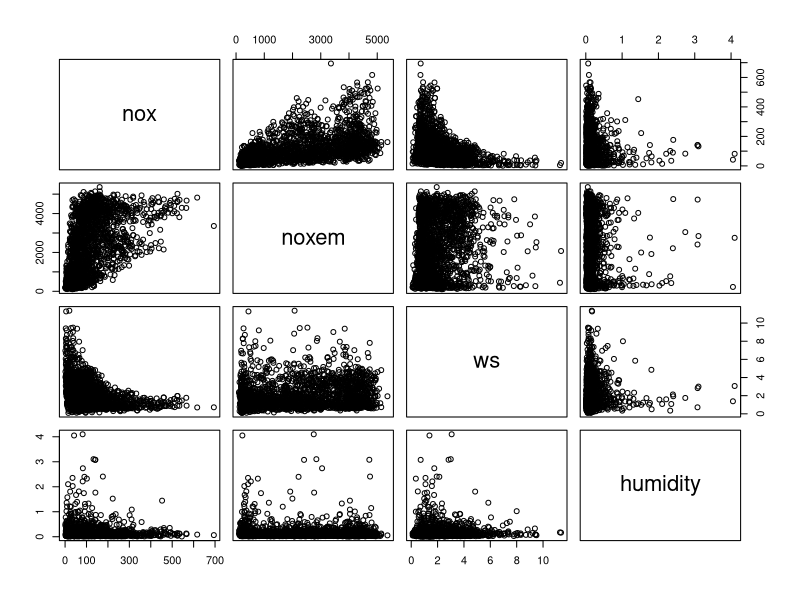
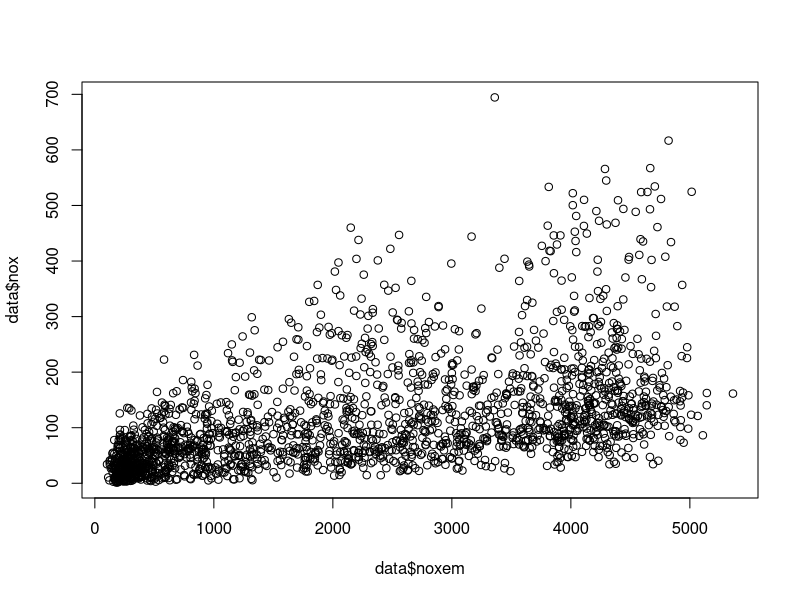
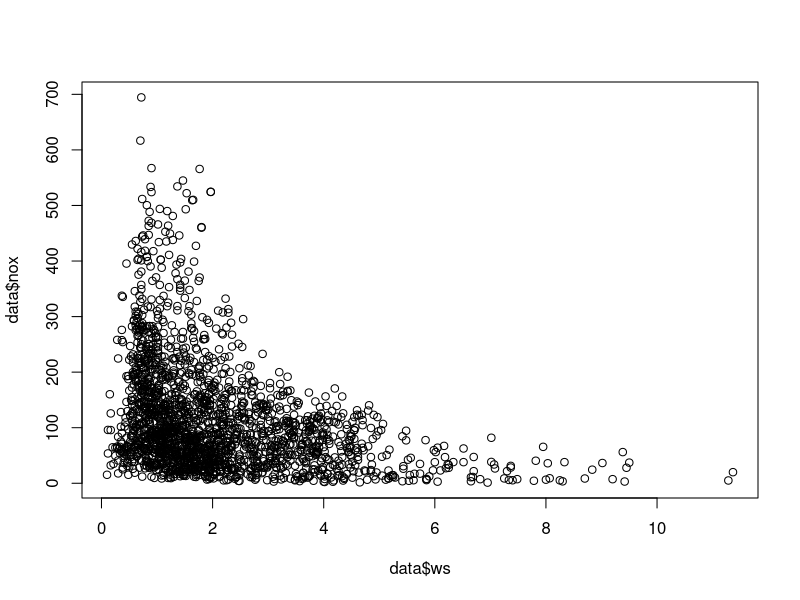
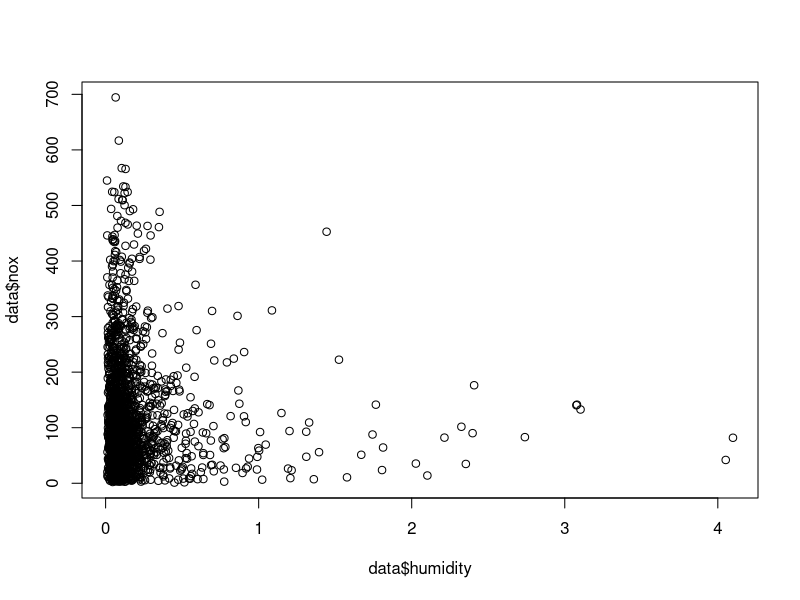
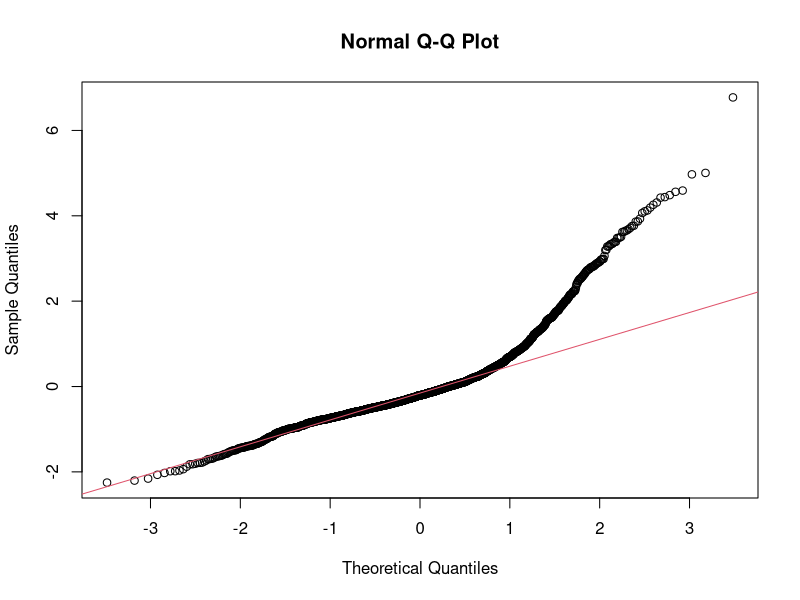
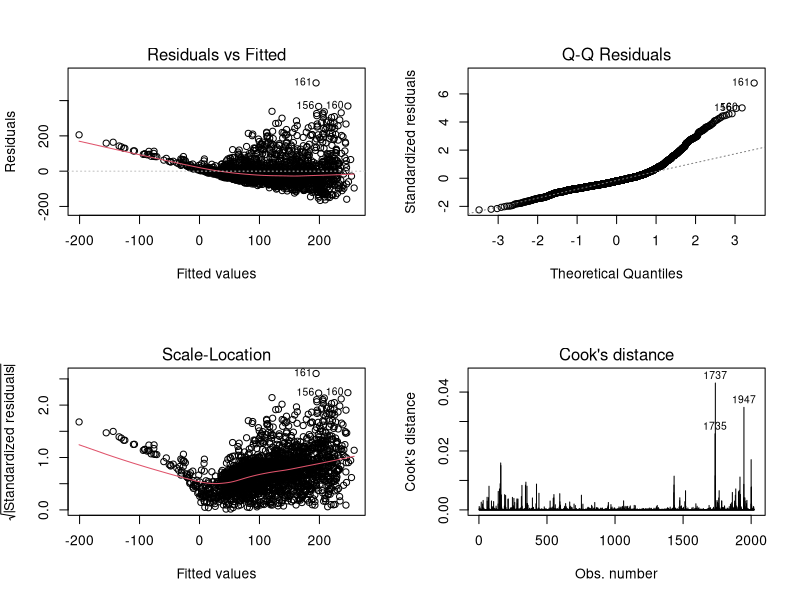
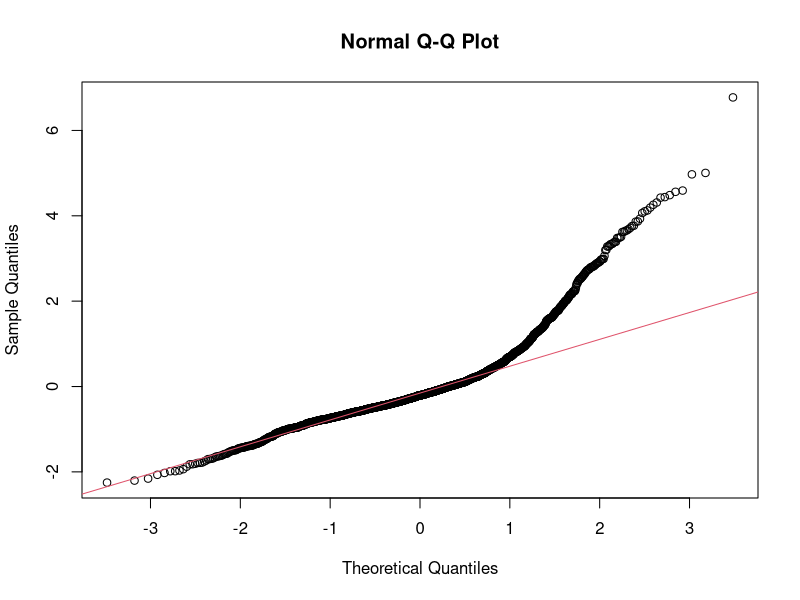
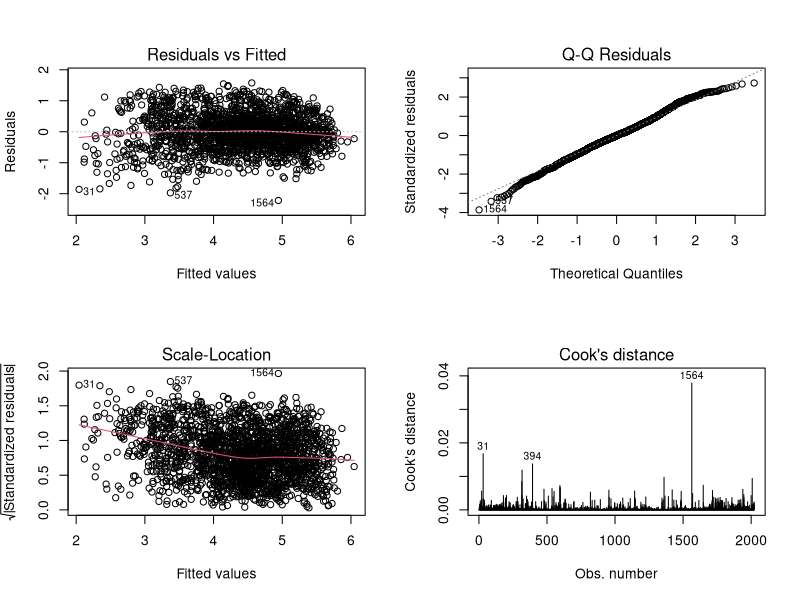

R code for these plots, in order: (Note: this script raises an error after producing the figures.)
# Statistical Data and Analysis - ICA.
#install.packages("robustbase")
library(robustbase)
# Plot the standard lin model plots
lmsum <- function(lm) {
  # Some analytics plots
  par(mfrow=c(2,2))
  plot(lm, which=c(1,2,3,4), ask=FALSE)
  par(mfrow=c(1,1))
}

# Plots important of Pairs of variables
summaryplots <- function(data) {
  # Initial Matrix plot of all variables.
  pairs(data)
  
  plot(data$noxem,data$nox)
  plot(data$ws,data$nox)
  plot(data$humidity,data$nox)
} 

summarisemodel <- function(lm) {
  # Get the residuals from the data
  summary(lm)
  
  nox.res <-residuals(nox.fit);
  nox.stdres <- rstandard(nox.fit);
  
  # Plotting QQ plot of standardised Residuals
  qqnorm(nox.stdres);
  qqline(nox.stdres, col = 2);
  
  lmsum(lm)
}

# Import the data:
data <- read.table('emissionssw.dat', header = T)
summaryplots(data)

### Multivariate Linear Regression ### 
X = as.matrix(data[,c('noxem','ws','humidity')]);
Y = as.matrix(data[,'nox']);

# Simple linear case
nox.fit <- lm(nox ~ noxem + ws + humidity, data=data);
summarisemodel(nox.fit)
summary(nox.fit)

# Try some log models
logdata = log(data)

# Simple log
log.fit <- lm(nox ~ noxem + ws + humidity, data=logdata);
summarisemodel(log.fit)
summary(log.fit) 
anova(lm(nox ~ noxem + ws -1, data=logdata), log.fit)
log.fit_2 <-lm(nox ~ noxem + ws -1, data=logdata);
summarisemodel(log.fit_2)
summary(log.fit_2)
log.fit_2_rob <- lmrob (nox ~ noxem + ws -1, data=logdata)
summarisemodel(log.fit_2_rob)
summary(log.fit_2_rob)

#Model 5
data_5 <- data.frame (data^(0.2))
data_5_fit <- lm(nox ~ noxem + ws + humidity, data=data_5);
summarisemodel(data_5_fit)
summary(data_5_fit)
data_5_fit_2 <- lm(nox ~ noxem + ws, data=data_5);
summarisemodel(data_5_fit_2)
summary(data_5_fit_2)

# Better but OTT
loginteractions.fit <- lm(nox ~ noxem * ws * humidity, data=logdata);
summarisemodel(loginteractions.fit)

# Plotting Residuals with respect to Predictors:
par( oma=c(1,1,3,1) );
par( mfrow=c(1,3) );
plot( nox.stdres, X[,1], ylab="Noxem predictors", xlab="Standardised residuals" )
plot( nox.stdres, X[,2], ylab="Wind Speed predictors", xlab = "Standardised residuals")
plot( nox.stdres, X[,3], ylab="Humidity predictors", xlab = "Standardised residuals")
par(mfrow=c(1,1))

# Auto-correlation ! 
acf(data$nox)
